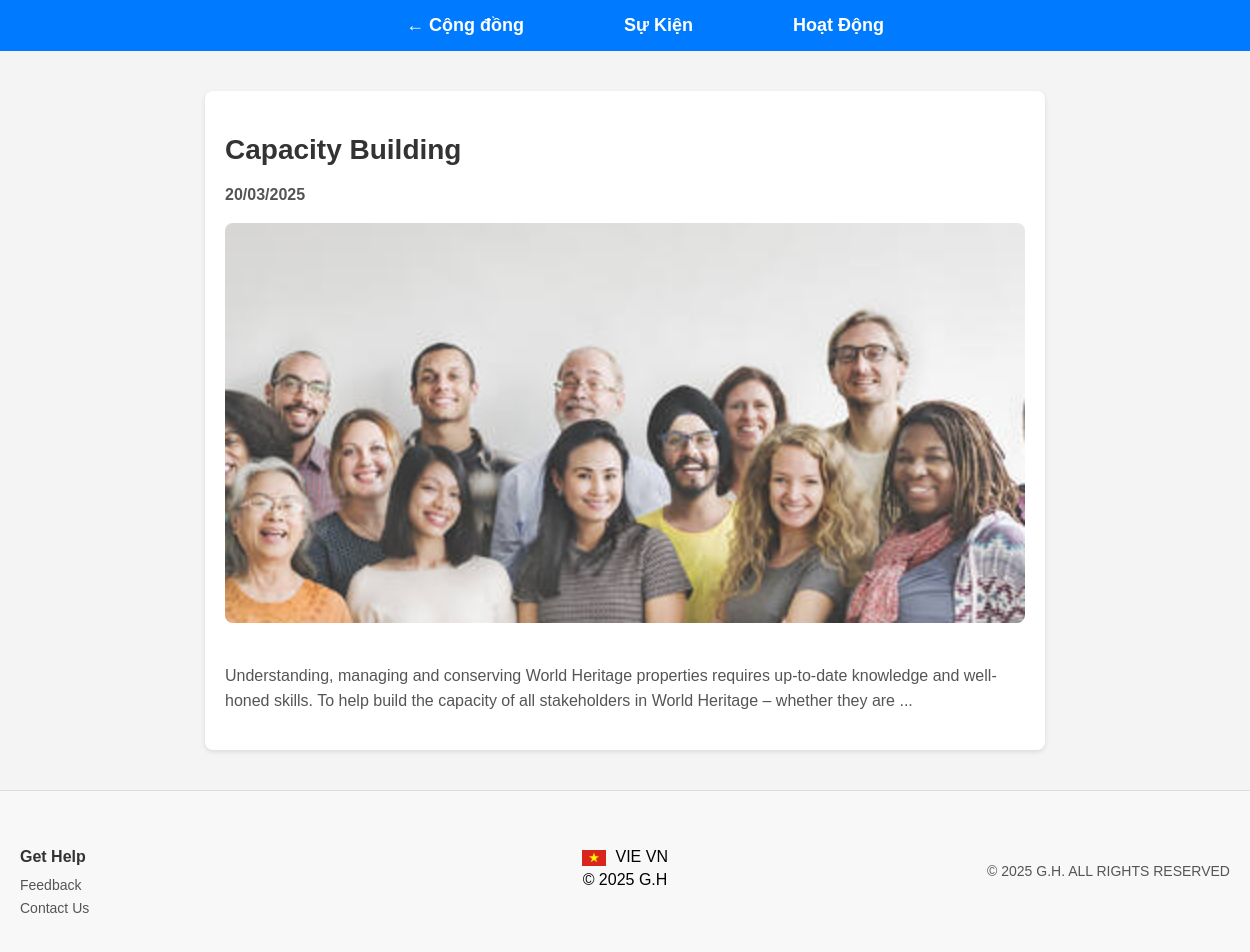
Screenshot of /pages/congdong/activity-detail.php?id=4 with the database file from the repository.
### tables this page shows
CREATE TABLE `activity` (
  `id` int(11) NOT NULL,
  `title` varchar(255) NOT NULL,
  `description` text NOT NULL,
  `image` varchar(255) NOT NULL,
  `created_at` timestamp NOT NULL DEFAULT current_timestamp()
);

### pages/congdong/activity-detail.php (the view, shortened to what this page needs)
<?php
$servername = "localhost";
$username = "root";
$password = "";
$dbname = "global";
$conn = new mysqli($servername, $username, $password, $dbname);
$id = isset($_GET['id']) ? (int)$_GET['id'] : 0;
$stmt = $conn->prepare("SELECT id, title, created_at, description, image FROM activity WHERE id = ?");
$stmt->bind_param("i", $id);
if (!$stmt->execute()) {
    die("Lỗi thực thi truy vấn: " . $stmt->error);
}
$result = $stmt->get_result();
$event = $result->fetch_assoc();
$image_path = !empty($event['image']) && file_exists("image_activity/" . $event['image'])
    ? "image_activity/" . $event['image']
    : "image_activity/default.jpg";
?>
<!DOCTYPE html>
<html lang="vi">
<head>
    <link rel="stylesheet" href="sukien.css">
</head>
<body>
    <nav class="navbar">
        <ul class="nav-links">
            <li><a href="../congdong.php" class="back-button">← Cộng đồng</a></li>
            <li><a href="events.php" class="<?= basename($_SERVER['PHP_SELF']) == 'events.php' ? 'active' : '' ?>">Sự Kiện</a></li>
            <li><a href="activity.php" class="<?= basename($_SERVER['PHP_SELF']) == 'activity.php' ? 'active' : '' ?>">Hoạt Động</a></li>
        </ul>
    </nav>
    <section class="detail-container">
        <h1><?php echo htmlspecialchars($event['title'] ?? 'Sự kiện không tên'); ?></h1>
        <p class="event-date"><?php echo date("d/m/Y", strtotime($event['created_at'])); ?></p>
        <img src="<?php echo htmlspecialchars($image_path); ?>" alt="<?php echo htmlspecialchars($event['title'] ?? 'Sự kiện'); ?>">
        <p><?php echo nl2br(htmlspecialchars($event['description'] ?? 'Không có mô tả.')); ?></p>
    </section>
    <footer>
        <div class="footer-container">
            <div class="footer-section">
                <h5>Get Help</h5>
                <p><a href="../feedback.php">Feedback</a></p>
                <p><a href="../contact.php">Contact Us</a></p>
            </div>
            <div class="footer-section footer-center">
                <div>
                    <img src="./image_path/VN_Flag.webp" alt="Vietnam Flag" />
                    <span>VIE VN</span>
                </div>
                <p>© 2025 G.H</p>
            </div>
            <div class="footer-section footer-right">
                <p>© 2025 G.H. ALL RIGHTS RESERVED</p>
            </div>
        </div>
    </footer>
</body>
</html>

### pages/congdong/sukien.css (style rules this page uses)
body { font-family: Arial, sans-serif; margin: 0; padding: 0; background: #f4f4f4; }
.nav-links a { color: white; font-size: 18px; padding: 10px 20px; text-decoration: none; }
.navbar { display: flex; justify-content: center; background: #007bff; padding: 15px 30px; color: white; }
.nav-links { list-style: none; display: flex; gap: 30px; padding: 0; margin: 0; }
.nav-links li { display: inline; }
.nav-links a { text-decoration: none; color: white; font-size: 16px; font-weight: bold; padding: 8px 12px; transition: 0.3s; }
.back-button { font-weight: bold; color: #fff; background: #007bff; padding: 8px 12px; border-radius: 5px; text-decoration: none; }

### pages/congdong/activity-detail.php (style rules this page uses)
body { font-family: Arial, sans-serif; background-color: #f4f4f4; margin: 0; padding: 0; }
.navbar { display: flex; justify-content: center; align-items: center; background: #007bff; color: white; padding: 15px 20px; width: 100%; position: sticky; top: 0; z-index: 1000; }
.nav-links { list-style: none; margin: 0; padding: 0; display: flex; }
.nav-links li a { color: white; font-size: 18px; font-weight: bold; margin: 0 20px; padding: 10px 15px; text-decoration: none; }
.back-button { color: #007bff; padding: 10px 15px; border-radius: 5px; text-decoration: none; font-weight: bold; }
.detail-container { max-width: 800px; margin: 40px auto; background: white; padding: 20px; border-radius: 8px; box-shadow: 0 2px 5px rgba(0,0,0,0.1); }
.detail-container h1 { font-size: 28px; color: #333; margin-bottom: 10px; }
.detail-container img { width: 100%; max-height: 400px; object-fit: cover; border-radius: 8px; margin-bottom: 20px; }
.detail-container p { font-size: 16px; line-height: 1.6; color: #555; }
.event-date { font-weight: bold; color: #007bff; margin-bottom: 15px; }
footer { background-color: #f8f8f8; padding: 20px 0; font-family: Arial, sans-serif; border-top: 1px solid #ddd; width: 100%; }
.footer-container { display: flex; justify-content: space-between; align-items: center; padding: 0 20px; margin: 0 auto; flex-wrap: wrap; }
.footer-section { flex: 1; min-width: 200px; margin: 10px 0; }
.footer-section h5 { margin-bottom: 10px; font-size: 16px; color: #333; }
.footer-section p { margin: 5px 0; }
.footer-section a { text-decoration: none; color: #555; font-size: 14px; }
.footer-center { text-align: center; }
.footer-center img { width: 24px; vertical-align: middle; margin-right: 5px; }
.footer-right { text-align: right; font-size: 14px; color: #555; }

### rows the page displays
activity: title "Capacity Building", created_at "20/03/2025", image (picture), description "Understanding, managing and conserving World Heritage properties requires up-to-date knowledge and well-honed skills. To help build the capacity of all stakeholders in World Heritage – whether they are ..."
